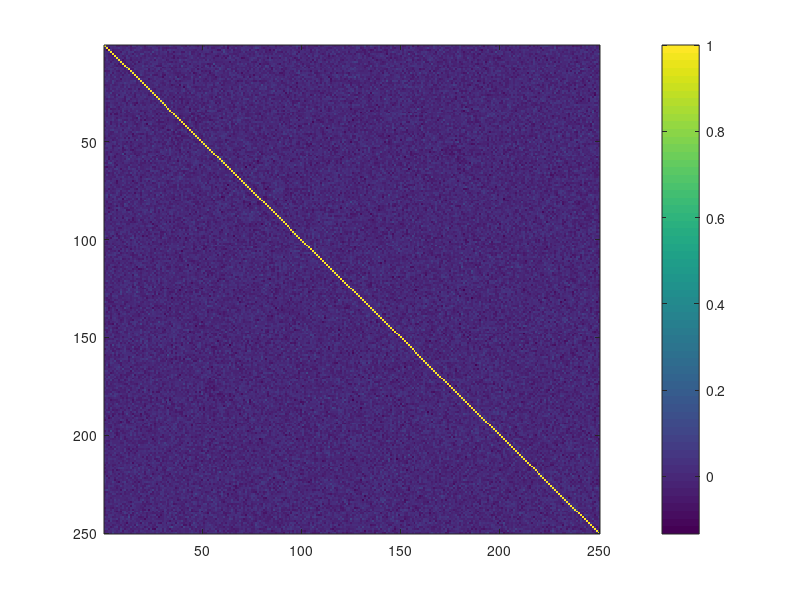

Reproduce this figure in MATLAB.
M = zeros(250,1000);

j = 1;
for i = 1:250
    M(i,j:(j+3)) = randn(1,4);%ones(1,4);%randn(1,4);
    j = j+4;
end

M = orth(M')';

posSnpFreq = .0385;

normalExpLevels = rand(250,1)*5+1;

expMat = [];

for i = 1:1000
    snpVec = rand(size(M,2),1)<posSnpFreq;
    expVec = normalExpLevels + M*snpVec;
    expMat = horzcat(expMat,expVec);
end

traitCorr = corr(expMat');

figure; imagesc(traitCorr); colorbar;